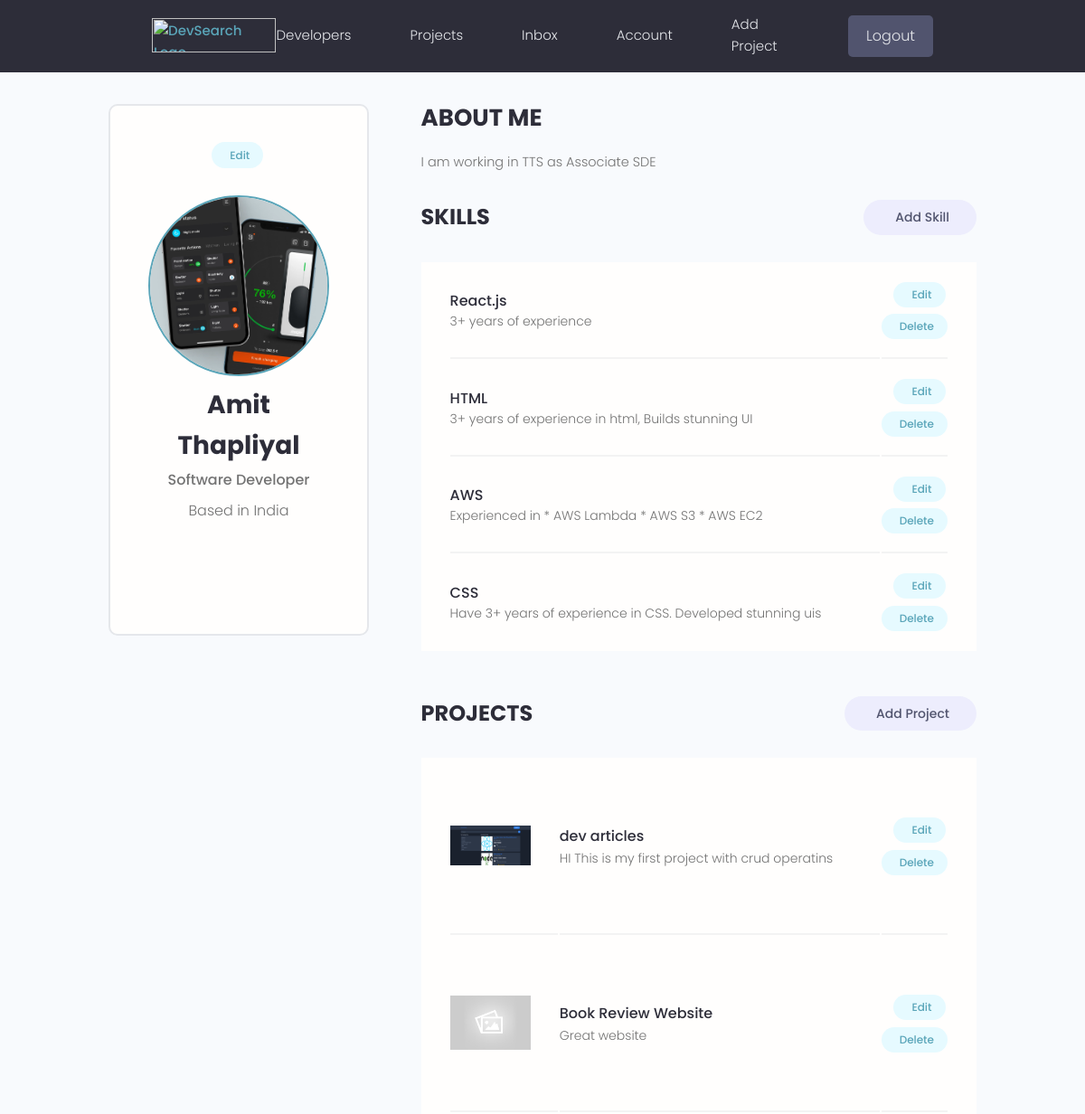
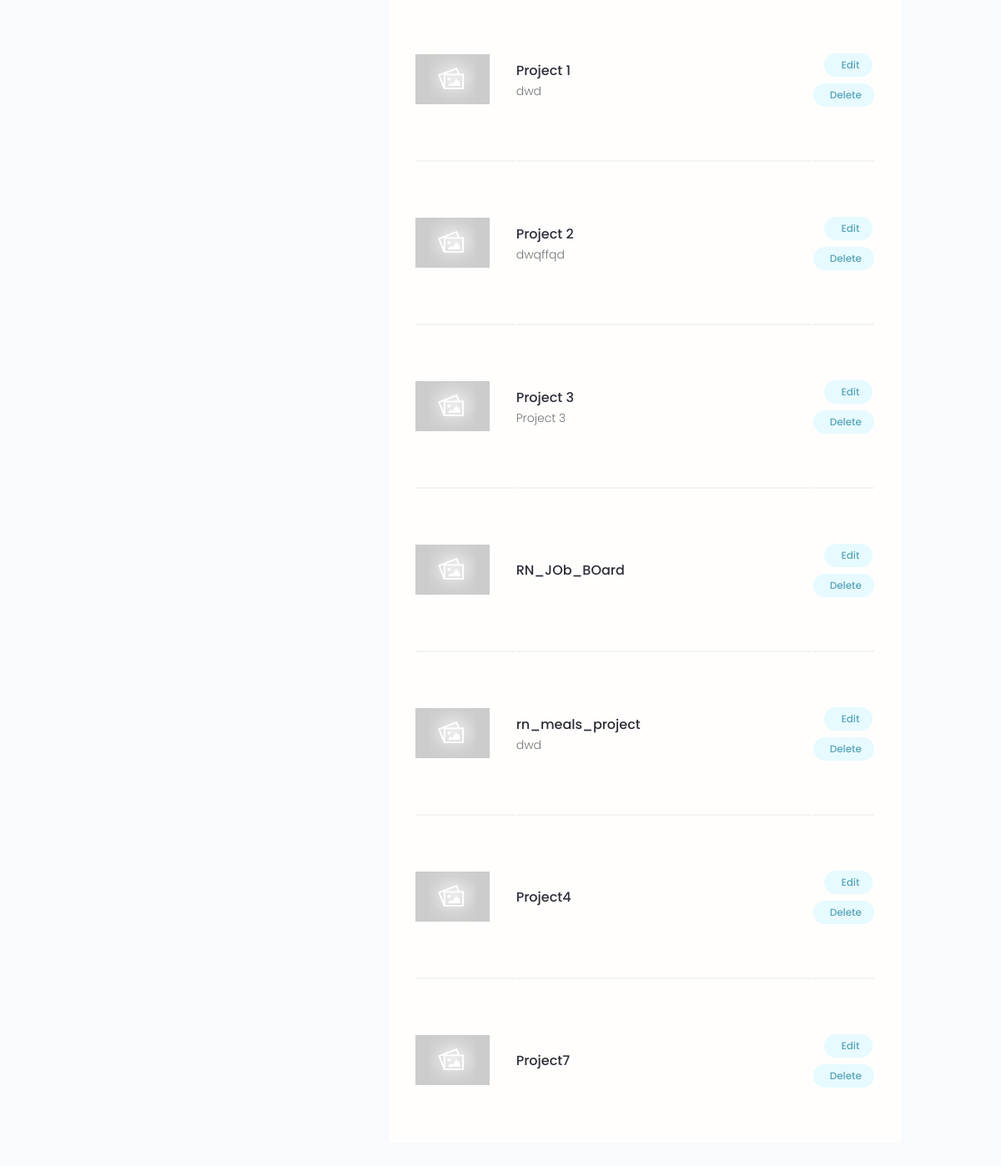
The app's page /account/ (signed in) with its own data (2 pictures, top to bottom).
### users/models.py (models this page shows, shortened)
class Profile(models.Model):
    user = models.OneToOneField(User, on_delete=models.CASCADE,null=True,blank=True)
    name = models.CharField( max_length=500,blank=True,null=True)
    email = models.EmailField(max_length=500,blank=True,null=True)
    username = models.CharField( max_length=500,blank=True,null=True)
    location = models.CharField( max_length=500,blank=True,null=True)
    short_intro = models.CharField(max_length=200,blank=True,null=True)
    bio = models.TextField(blank=True,null=True)
    profile_image = models.ImageField(null=True,blank=True,upload_to='profiles/',default='profiles/user-default.png')
    social_github = models.CharField( max_length=500,blank=True,null=True)
    social_twitter = models.CharField( max_length=500,blank=True,null=True)
    social_linkedin = models.CharField( max_length=500,blank=True,null=True)
    other_socials = models.CharField( max_length=500,blank=True,null=True)
    profile_uuid = models.UUIDField(default=uuid.uuid4,unique=True,primary_key=True,editable=False)

class Skill(models.Model):
    owner = models.ForeignKey(Profile, on_delete=models.CASCADE,null=True,blank=True)
    name = models.CharField(max_length=500,null=True,blank=True)
    description = models.TextField(null=True,blank=True)
    skills_uuid = models.UUIDField(default=uuid.uuid4,unique=True,primary_key=True,editable=False)

### projects/models.py (models this page shows, shortened)
class Project(models.Model):
    owner = models.ForeignKey(Profile, null=True,blank=True, on_delete=models.CASCADE)
    project_uuid = models.UUIDField(default=uuid.uuid4,unique=True,primary_key=True,editable=False)
    title = models.CharField(max_length=500)
    description = models.TextField(null=True,blank=True)
    project_image = models.ImageField(null=True,blank=True,default='default.jpg')
    demo_link = models.CharField( max_length=1000,null=True,blank=True)
    source_link = models.CharField( max_length=1000,null=True,blank=True)
    tags = models.ManyToManyField('Tag', blank=True) # the quotes required as tag is defined below
    vote_total = models.IntegerField(default=0,null=True,blank=True)
    created = models.DateTimeField(auto_now_add=True)
    class Meta:
        ordering = ['created']

### users/views.py (the view)
# urls.py: path('account/',views.UserAccount,name="user-account"),
@login_required(login_url='login')
def UserAccount(request):
    profile = request.user.profile
    skills = profile.skill_set.all()
    projects = profile.project_set.all()
    context = {"profile":profile,"skills":skills,"projects":projects}
    return render(request,'users/account.html',context)

### users/templates/users/account.html (shortened to what this page needs)
{% extends 'main.html' %} {% block content %}
<main class="settingsPage profile my-md">
  <div class="container">
    <div class="layout">
      <div class="column column--1of3">
        <div class="card text-center">
          <div class="card__body dev">
            <a
              class="tag tag--pill tag--main settings__btn"
              href="{% url 'edit-account' %}"
              > Edit</a
            >
            <img
              class="avatar avatar--xl dev__avatar"
              src="{{profile.profile_image.url}}"
            />
            <h2 class="dev__name">{{profile.name}}</h2>
            <p class="dev__title">{{profile.short_intro}}</p>
            <p class="dev__location">Based in {{profile.location}}</p>
            <ul class="dev__social">
            </ul>
          </div>
        </div>
      </div>
      <div class="column column--2of3">
        <div class="devInfo">
          <h3 class="devInfo__title">About Me</h3>
          <p class="devInfo__about">{{profile.bio}}</p>
        </div>
        <div class="settings">
          <h3 class="settings__title">Skills</h3>
          <a
            class="tag tag--pill tag--sub settings__btn tag--lg"
            href="{% url 'create-skill' %}"
            > Add Skill</a
          >
        </div>
        <table class="settings__table">
          {% for skill in skills %}
          <tr>
            <td class="settings__tableInfo">
              <h4>{{skill.name}}</h4>
              <p>{{skill.description}}</p>
            </td>
            <td class="settings__tableActions">
              <a
                class="tag tag--pill tag--main settings__btn"
                href="{% url 'update-skill' skill.skills_uuid %}"
                > Edit</a
              >
              <a
                class="tag tag--pill tag--main settings__btn"
                href="{% url 'delete-skill' skill.skills_uuid %}?next=/account"
                > Delete</a
              >
            </td>
          </tr>
          {% endfor %}
        </table>
        <div class="settings">
          <h3 class="settings__title">Projects</h3>
          <a
            class="tag tag--pill tag--sub settings__btn tag--lg"
            href="{% url 'create-project' %}"
            > Add Project</a
          >
        </div>
        <table class="settings__table">
          {% for project in projects %}
          <tr>
            <td class="settings__thumbnail">
              <a href="{% url 'project' project.project_uuid %}"
                ><img
                  src="{{project.project_image.url}}"
                  alt="Project Thumbnail"
              /></a>
            </td>
            <td class="settings__tableInfo">
              <a href="single-project.html">{{project.title}}</a>
              <p>{{project.description}}</p>
            </td>
            <td class="settings__tableActions">
              <a
                class="tag tag--pill tag--main settings__btn"
                href="{% url 'update-project' project.project_uuid %}"
                > Edit</a
              >
              <a
                class="tag tag--pill tag--main settings__btn"
                href="{% url 'delete-project' project.project_uuid %}?next=/account"
                > Delete</a
              >
            </td>
          </tr>
          {% endfor %}
        </table>
      </div>
    </div>
  </div>
</main>
{% endblock content %}

### static/styles/app.css (style rules this page uses)
:root { --color-sub: #2d2d39; }
.card { border: 2px solid var(--color-light); }
img { width: 100%; }
.profile .card > .dev { padding: 4rem; }
.dev__avatar { display: block; margin: auto; }
.dev__name { color: var(--color-sub); font-size: 2.8rem; font-weight: 700; margin-top: 1rem; margin-bottom: 0.5rem; }
.dev__title { font-size: 1.6rem; font-weight: 500; line-height: 1.3; }
.dev__location { margin-top: 1rem; }
.dev__social { margin: 3rem 0; list-style: none; display: flex; justify-content: center; gap: 1.5rem; }
.devInfo { margin-bottom: 3rem; }
.devInfo__title, .devInfo__subtitle { font-size: 2.6rem; color: var(--color-sub); text-transform: uppercase; font-weight: 700; margin-bottom: 1.5rem; }
.devInfo__about, .devSkill__info { font-size: 1.45rem; line-height: 1.7; text-align: justify; }
.settingsPage .dev > .settings__btn { display: inline-block; margin-bottom: 3rem; }
.settings { display: flex; justify-content: space-between; align-items: center; }
.settings__title { font-size: 2.4rem; text-transform: uppercase; font-weight: 700; color: var(--color-sub); }
.settings__table { margin-top: 3rem; margin-bottom: 5rem; padding: 0 3rem; background: var(--color-white); }
.settings__table tr { width: 100%; }
.settings__table tr > td { padding: 2rem 0; }
.settings__table tr:not(:last-child) td { border-bottom: 2px solid var(--color-white-light); }
.settings__thumbnail { width: 23%; min-width: 10rem; }
.settings__thumbnail img { padding-right: 3rem; height: 15rem; object-fit: contain; }
.settings__tableInfo { width: 100%; }
.settings__tableInfo h4, .settings__tableInfo a { padding-right: 1rem; width: auto; font-size: 1.6rem; font-weight: 500; color: var(--color-sub); }
.settings__tableInfo p { font-size: 1.4rem; }
.settings__tableActions { text-align: right; }

### static/uikit/styles/modules/_variables.css (style rules this page uses)
:root { --color-main: #5aa5b9; --color-main-light: #e6faff; --color-sub: #3f4156; --color-sub-light: #51546e; --color-sub-lighter: #ededfd; --color-text: #737373; --color-gray: #8b8b8b; --color-light: #e5e7eb; --color-light-gray: #767676; --color-bg: #f8fafd; --color-white: #fffefd; --color-white-light: #f3f3f3; --color-success: #359e64; --color-success-bg: #def8e8; --color-error: #fc4b0b; --color-error-bg: #fff2ee; --font-base: 'Poppins', arial, helvetica, 'Segoe UI', roboto, ubuntu, sans-serif; --font-monospace: 'Fira Code', 'Courier New', courier, monospace; --font-regular: 300; --font-medium: 500; --font-bold: 700; --generic-shadow: 1px 1px 5px #00000010; --generic-transition: all 0.3s ease-in-out; }

### static/uikit/styles/modules/_base.css (style rules this page uses)
* { margin: 0; padding: 0; box-sizing: border-box; text-rendering: optimizeLegibility; color: inherit; font-size: inherit; }
html { font-size: 50%; }
@media only screen and (min-width: 480px) { html { font-size: 56.25%; } }
@media only screen and (min-width: 1200px) { html { font-size: 62.5%; } }
body { line-height: 1.6; font-weight: 400; font-size: 1.5rem; color: var(--color-text); background-color: var(--color-bg); min-height: 100vh; }

### static/uikit/styles/modules/_typography.css (style rules this page uses)
* { font-family: var(--font-base); }
h2 { font-size: 3.6rem; font-weight: var(--font-bold); }
h3 { font-size: 3.2rem; font-weight: var(--font-medium); }
h4 { font-size: 2.8rem; font-weight: var(--font-medium); }
p, span, strong { font-size: 1.6rem; color: var(--color-text); font-weight: var(--font-regular); }
a { padding-bottom: 2px; text-decoration: none; display: inline-block; color: var(--color-main); font-weight: var(--font-medium); }

### static/uikit/styles/modules/_utilities.css (style rules this page uses)
.container { width: 92%; max-width: 165rem; margin: 0 auto; box-sizing: border-box; }
@media screen and (min-width: 1000px) { .container { width: 90%; } }
@media screen and (min-width: 1200px) { .container { width: 80%; } }
.text-center { text-align: center; }
.my-md { margin: 3rem auto; }

### static/uikit/styles/modules/_avatar.css (style rules this page uses)
.avatar { border-radius: 50%; border: 2px solid var(--color-main); object-fit: cover; }
.avatar--xl { height: 20rem; width: 20rem; }

### static/uikit/styles/modules/_card.css (style rules this page uses)
.card { border-radius: 1rem; background-color: var(--color-white); border: 1.5px solid var(--color-light); width: auto; height: auto; margin-top: 0.5rem; margin-bottom: 0.5rem; overflow: hidden; }
.card__body, .card__header { padding: 2rem 2.5rem; }

### static/uikit/styles/modules/_layout.css (style rules this page uses)
.layout { display: flex; flex-flow: row wrap; justify-content: space-between; }
.layout > .column { margin-bottom: 3rem; }
.layout > .column.column--1of3 { flex-basis: 30%; }
.layout > .column.column--2of3 { flex-basis: 64%; }

### records on screen
Profile: profile_image (picture), name "Amit Thapliyal", short_intro "Software Developer", location "India", bio "I am working in TTS as Associate SDE"
Skill: name "React.js", description "3+ years of experience"
Skill: name "HTML", description "3+ years of experience in html, Builds stunning UI"
Skill: name "AWS", description "Experienced in * AWS Lambda * AWS S3 * AWS EC2"
Skill: name "CSS", description "Have 3+ years of experience in CSS. Developed stunning uis"
Project: project_image (picture), title "dev articles", description "HI This is my first project with crud operatins"
Project: project_image (placeholder picture), title "Book Review Website", description "Great website"
Project: project_image (placeholder picture), title "Project 1", description "dwd"
Project: project_image (placeholder picture), title "Project 2", description "dwqffqd"
Project: project_image (placeholder picture), title "Project 3", description "Project 3"
Project: project_image (placeholder picture), title "RN_JOb_BOard"
Project: project_image (placeholder picture), title "rn_meals_project", description "dwd"
Project: project_image (placeholder picture), title "Project4"
Project: project_image (placeholder picture), title "Project7"
